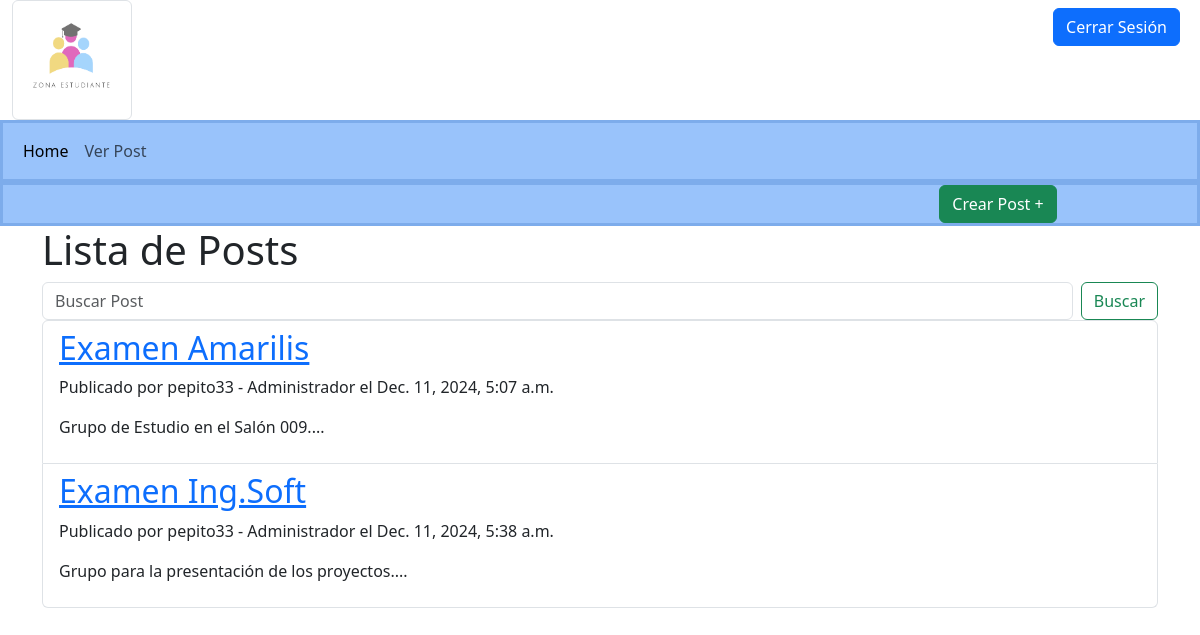
/posts/, run on the app's committed database.
### foro_app/models.py (models this page shows, shortened)
class Post(models.Model):
    title = models.CharField(max_length=255)
    content = models.TextField()
    created_at = models.DateTimeField(auto_now_add=True)
    updated_at = models.DateTimeField(auto_now=True)
    author = models.ForeignKey(settings.AUTH_USER_MODEL, on_delete=models.CASCADE)  # Usamos settings.AUTH_USER_MODEL
    def get_absolute_url(self):
        return reverse('post_detail', kwargs={'pk': self.pk})

### login_foro/models.py (models this page shows, shortened)
class CustomUser(AbstractUser):
    ROLE_CHOICES = (
        ('administrador', 'Administrador'),
        ('profesor', 'Profesor'),
        ('estudiante', 'Estudiante'),
    )
    role = models.CharField(max_length=20, choices=ROLE_CHOICES, default='estudiante')
    def __str__(self):
        return f"{self.username} - {self.get_role_display()}"

### foro_app/views.py (the view)
# urls.py: path('posts/', views.post_list, name='post_list'),
def post_list(request):
    query = request.GET.get('search', '')  # Obtiene el término de búsqueda desde el parámetro 'search' en la URL
    if query:
        posts = Post.objects.filter(title__icontains=query)  # Filtra los posts cuyo título contiene el término de búsqueda
    else:
        posts = Post.objects.all()  # Si no hay término de búsqueda, muestra todos los posts
    return render(request, 'Ver_post.html', {'posts': posts, 'query': query})

### foro_app/templates/Ver_post.html
{% extends 'plantilla.html' %}
{% block content %}
  <div class="container">
    <h1>Lista de Posts</h1>
    <form class="d-flex" role="search" method="get">
      <input class="form-control me-2" type="search" name="search" placeholder="Buscar Post" aria-label="Search" value="{{ query }}">
      <button class="btn btn-outline-success" type="submit">Buscar</button>
    </form>
    {% if posts %}
      <ul class="list-group">
        {% for post in posts %}
          <li class="list-group-item">
            <h2><a href="{% url 'post_detail' post.pk %}">{{ post.title }}</a></h2>
            <p>Publicado por {{ post.author }} el {{ post.created_at }}</p>
            <p>{{ post.content|slice:":200" }}...</p>
          </li>
        {% endfor %}
      </ul>
    {% else %}
      <p>No hay posts disponibles.</p>
    {% endif %}
  </div>
{% endblock %}

### data on the page
Post: title "Examen Amarilis", author "pepito33 - Administrador", created_at "Dec. 11, 2024, 5:07 a.m.", content "Grupo de Estudio en el Salón 009."
Post: title "Examen Ing.Soft", author "pepito33 - Administrador", created_at "Dec. 11, 2024, 5:38 a.m.", content "Grupo para la presentación de los proyectos."
